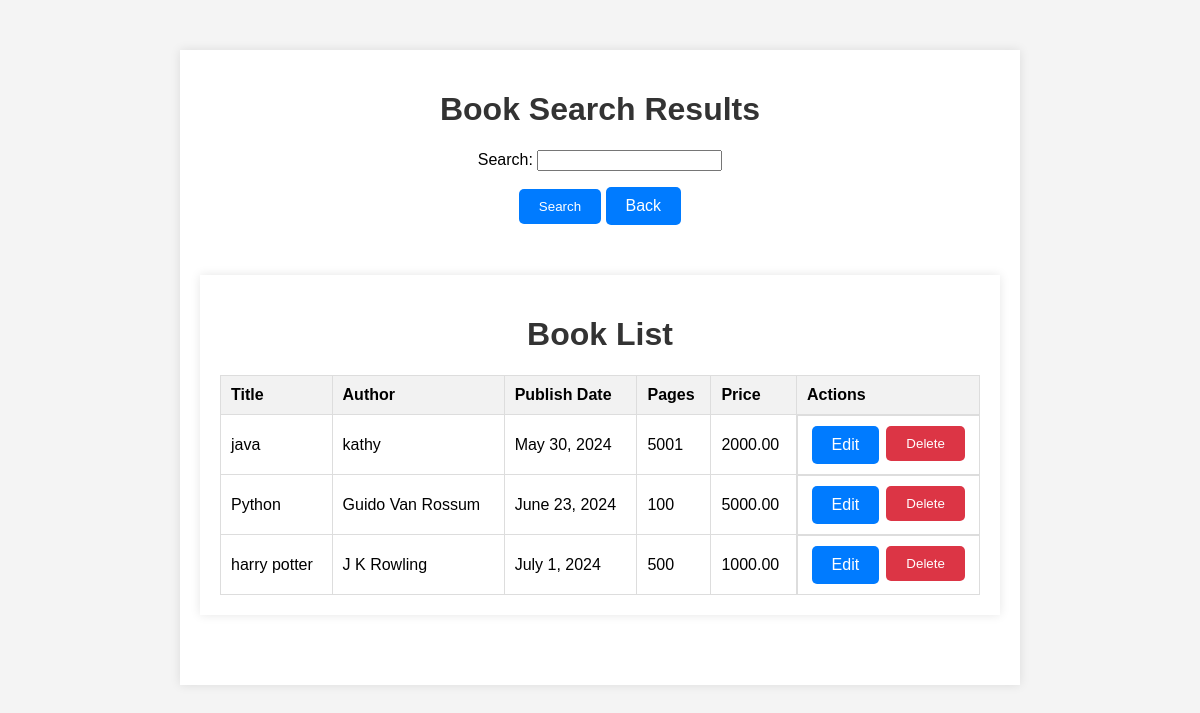
The app's page /search/ with its own data.
### app/models.py (models this page shows)
class Book(models.Model):
    title = models.CharField(max_length=100)
    author = models.CharField(max_length=100)
    publish_date = models.DateField()
    page = models.IntegerField()
    price = models.DecimalField(max_digits=10,decimal_places=2)

### app/views.py (the view)
# urls.py: path('search/',book_search,name='book_search')
def book_search(request):
    form = BookSearchForm(request.GET)
    books = Book.objects.all()
    if form.is_valid():
        query = form.cleaned_data['query']
        if query:
            books = books.filter(Q(title__icontains=query) |Q(author__icontains=query))
    return render(request, 'search.html', {'books': books, 'form': form})

### app/forms.py
class BookSearchForm(forms.Form):
    query = forms.CharField(max_length=200, required=False, label='Search')

### app/templates/search.html (shortened to what this page needs)
<!DOCTYPE html>
<html lang="en">
    <head>
        {% load static %}
        <link rel="stylesheet" href="{% static 'css/page_design.css' %}">
    </head>
    <body>
        <div class="container">
            <h1>Book Search Results</h1>
            <form method="GET" action="{% url 'book_search' %}">
                {{ form.as_p }}
                <button type="submit" class="button">Search</button>
                <a href="{% url 'book_list' %}" class="button">Back</a>
            </form>
            <div class="container">
                <h1>Book List</h1>
                <table>
                    <thead>
                        <tr>
                            <th>Title</th>
                            <th>Author</th>
                            <th>Publish Date</th>
                            <th>Pages</th>
                            <th>Price</th>
                            <th>Actions</th>
                        </tr>
                    </thead>
                    <tbody>
                        {% for book in books %}
                        <tr>
                            <td>{{ book.title }}</td>
                            <td>{{ book.author }}</td>
                            <td>{{ book.publish_date }}</td>
                            <td>{{ book.page }}</td>
                            <td>{{ book.price }}</td>
                            <td class="actions">
                                <a href="{% url 'book_update' book.id %}" class="button">Edit</a>
                                <form action="{% url 'book_delete' book.id %}" method="post" style="display:inline;" onsubmit="confirmDelete(event);">
                                    <button type="submit" class="button delete">Delete</button>
                                </form>
                            </td>
                        </tr>
                        {% empty %}
                        <li>No books found.</li>
                        {% endfor %}
                    </tbody>
                </table>
            </div>
        </div>
    </body>
</html>

### app/static/css/page_design.css (style rules this page uses)
body { font-family: Arial, sans-serif; background-color: #f4f4f4; margin: 0; padding: 0; }
.container { max-width: 800px; margin: 50px auto; padding: 20px; background: #fff; box-shadow: 0 0 10px rgba(0, 0, 0, 0.1); text-align: center; }
h1 { text-align: center; color: #333; }
table { width: 100%; border-collapse: collapse; margin-top: 20px; }
th, td { padding: 10px; border: 1px solid #ddd; text-align: left; }
th { background-color: #f2f2f2; }
.actions { display: flex; justify-content: space-around; }
.button.delete { background-color: #dc3545; }
.button { display: inline-block; padding: 10px 20px; color: #fff; background-color: #007bff; border: none; border-radius: 5px; cursor: pointer; text-align: center; text-decoration: none; }

### records on screen
Book: title "java", author "kathy", publish_date "May 30, 2024", page "5001", price "2000.00"
Book: title "Python", author "Guido Van Rossum", publish_date "June 23, 2024", page "100", price "5000.00"
Book: title "harry potter", author "J K Rowling", publish_date "July 1, 2024", page "500", price "1000.00"
